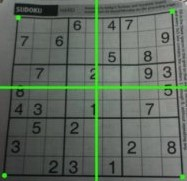
#> input picture opencv/data/images/perspective.jpg, 187 x 181 px, found by its file name
$ python 06_perspektifDonusum_sudokuZoomla.py
#> lines starting #> are read from the running program, lines starting #| are printed output that depends on the picture
import cv2 as cv
import numpy as np
import matplotlib.pyplot as plt

img = cv.imread('opencv\data\images\perspective.jpg')
#> img is the input picture: shape (181, 187, 3); mean B, G, R 94, 105.1, 94.2
rows,cols,ch = img.shape
#> rows = 181; cols = 187; ch = 3
pts1 = np.float32([[56,65],[368,52],[28,387],[389,390]])
pts2 = np.float32([[0,0],[300,0],[0,300],[300,300]])
M = cv.getPerspectiveTransform(pts1,pts2)
dst = cv.warpPerspective(img,M,(300,300))
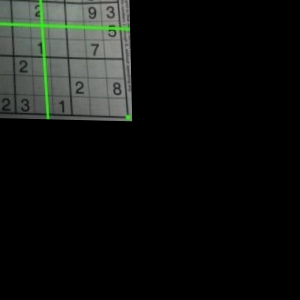
#> dst: shape (300, 300, 3); mean B, G, R 17, 19.5, 17.1
plt.subplot(121),plt.imshow(img),plt.title('Input')
plt.subplot(122),plt.imshow(dst),plt.title('Output')
plt.show()
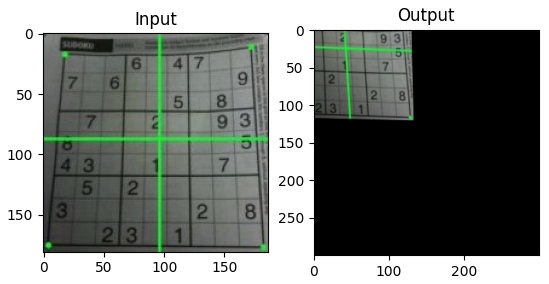
#> figure drawn by matplotlib, 2 panels; B, G, R data is drawn as R, G, B

$ run again, with opencv/data/images/sudoku.png saved as opencv/data/images/perspective.jpg
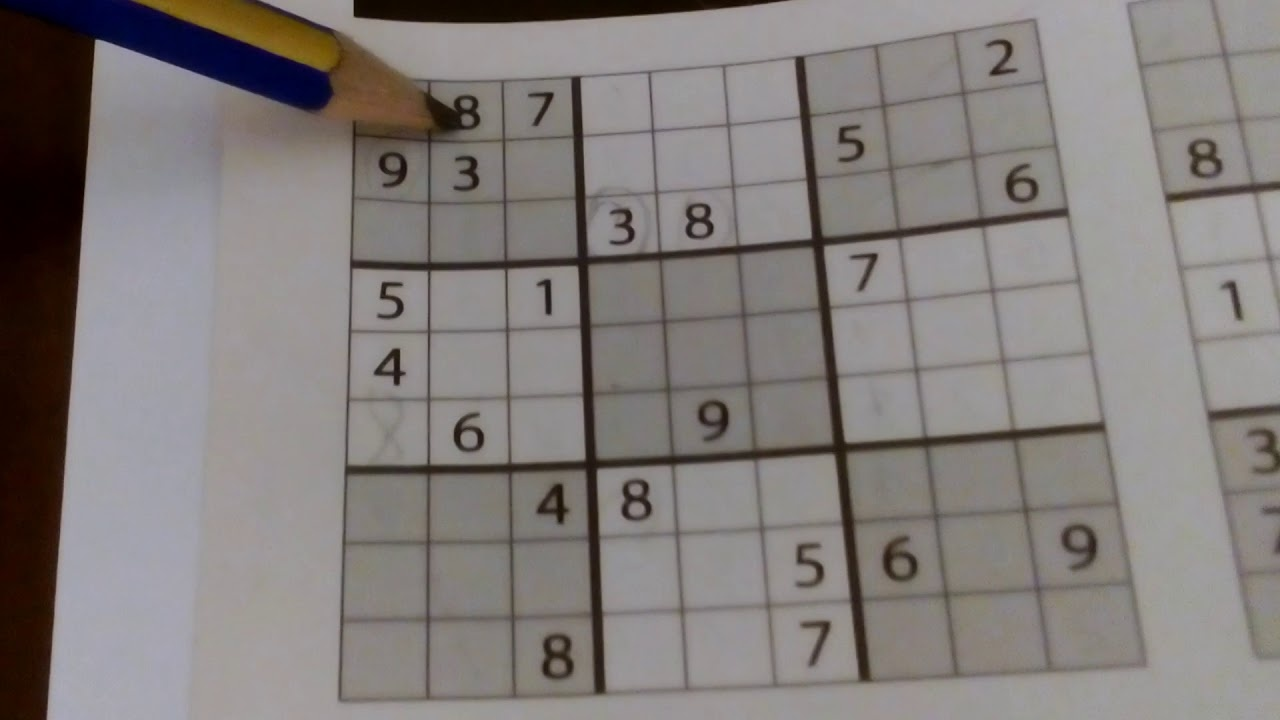
#> input picture opencv/data/images/sudoku.png, 1280 x 720 px, found by its file name
#> img is the input picture: shape (720, 1280, 3); mean B, G, R 123.1, 125.1, 130.5
#> `dst = cv.warpPerspective(img,M,(300,300))`:
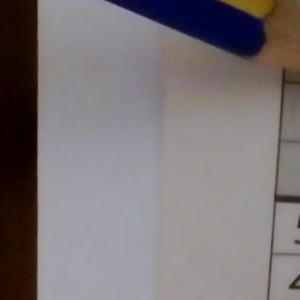
#> dst: shape (300, 300, 3); mean B, G, R 118.7, 116.7, 123.1
#> `plt.show()`:
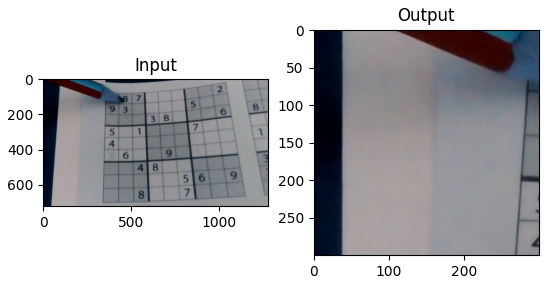
#> figure drawn by matplotlib, 2 panels; B, G, R data is drawn as R, G, B
